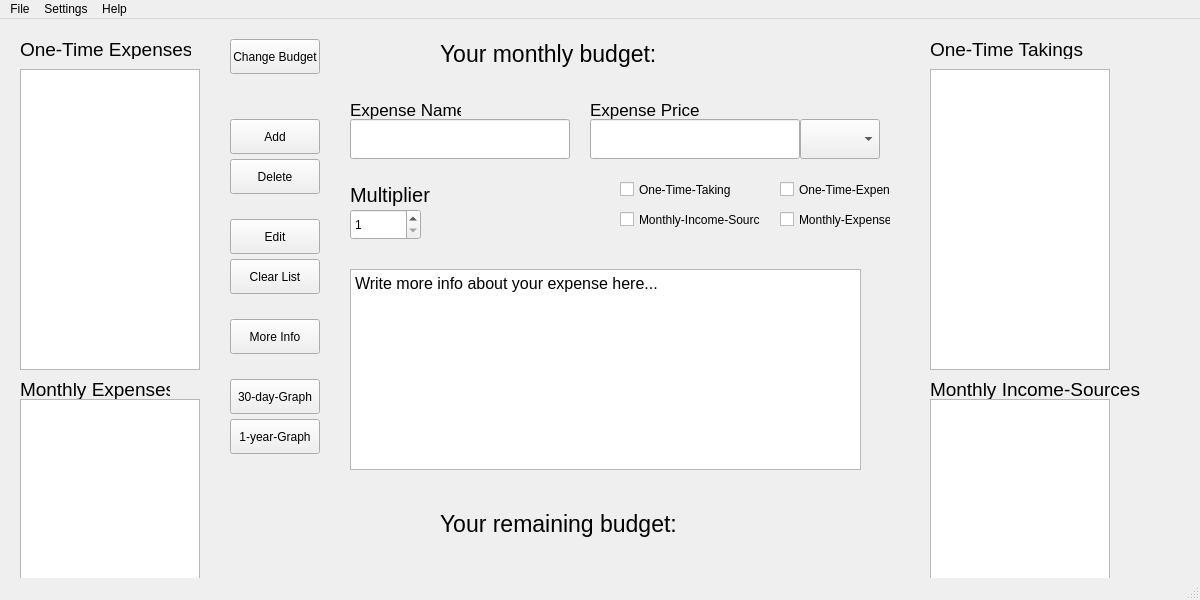
<?xml version="1.0" encoding="UTF-8"?>
<ui version="4.0">
 <class>mainWin</class>
 <widget class="QMainWindow" name="mainWin">
  <property name="enabled">
   <bool>true</bool>
  </property>
  <property name="geometry">
   <rect>
    <x>0</x>
    <y>0</y>
    <width>1200</width>
    <height>600</height>
   </rect>
  </property>
  <property name="sizePolicy">
   <sizepolicy hsizetype="Fixed" vsizetype="Fixed">
    <horstretch>0</horstretch>
    <verstretch>0</verstretch>
   </sizepolicy>
  </property>
  <property name="minimumSize">
   <size>
    <width>1200</width>
    <height>600</height>
   </size>
  </property>
  <property name="maximumSize">
   <size>
    <width>1200</width>
    <height>600</height>
   </size>
  </property>
  <property name="windowTitle">
   <string>ExpenseTracker</string>
  </property>
  <widget class="QWidget" name="centralwidget">
   <widget class="QListView" name="lstbox">
    <property name="geometry">
     <rect>
      <x>20</x>
      <y>50</y>
      <width>180</width>
      <height>301</height>
     </rect>
    </property>
    <property name="frameShadow">
     <enum>QFrame::Sunken</enum>
    </property>
    <property name="viewMode">
     <enum>QListView::IconMode</enum>
    </property>
   </widget>
   <widget class="QCheckBox" name="chbOnce">
    <property name="geometry">
     <rect>
      <x>780</x>
      <y>160</y>
      <width>111</width>
      <height>21</height>
     </rect>
    </property>
    <property name="text">
     <string>One-Time-Expense</string>
    </property>
   </widget>
   <widget class="QCheckBox" name="chbMonth">
    <property name="geometry">
     <rect>
      <x>780</x>
      <y>190</y>
      <width>111</width>
      <height>21</height>
     </rect>
    </property>
    <property name="text">
     <string>Monthly-Expense</string>
    </property>
   </widget>
   <widget class="QComboBox" name="CurrencyText">
    <property name="geometry">
     <rect>
      <x>800</x>
      <y>100</y>
      <width>80</width>
      <height>40</height>
     </rect>
    </property>
    <property name="font">
     <font>
      <pointsize>12</pointsize>
     </font>
    </property>
    <property name="currentText">
     <string/>
    </property>
    <property name="maxVisibleItems">
     <number>3</number>
    </property>
    <property name="maxCount">
     <number>3</number>
    </property>
   </widget>
   <widget class="QLineEdit" name="expNameTxt">
    <property name="geometry">
     <rect>
      <x>350</x>
      <y>100</y>
      <width>220</width>
      <height>40</height>
     </rect>
    </property>
    <property name="font">
     <font>
      <pointsize>15</pointsize>
     </font>
    </property>
   </widget>
   <widget class="QLineEdit" name="expPriceText">
    <property name="geometry">
     <rect>
      <x>590</x>
      <y>100</y>
      <width>210</width>
      <height>40</height>
     </rect>
    </property>
    <property name="font">
     <font>
      <pointsize>15</pointsize>
     </font>
    </property>
   </widget>
   <widget class="QSpinBox" name="expMultiplierTxt">
    <property name="geometry">
     <rect>
      <x>350</x>
      <y>190</y>
      <width>71</width>
      <height>31</height>
     </rect>
    </property>
    <property name="minimum">
     <number>1</number>
    </property>
    <property name="value">
     <number>1</number>
    </property>
   </widget>
   <widget class="QLabel" name="label">
    <property name="geometry">
     <rect>
      <x>20</x>
      <y>20</y>
      <width>171</width>
      <height>20</height>
     </rect>
    </property>
    <property name="font">
     <font>
      <pointsize>14</pointsize>
     </font>
    </property>
    <property name="text">
     <string>One-Time Expenses</string>
    </property>
   </widget>
   <widget class="QLabel" name="lblInfoMonth">
    <property name="geometry">
     <rect>
      <x>20</x>
      <y>360</y>
      <width>150</width>
      <height>20</height>
     </rect>
    </property>
    <property name="font">
     <font>
      <pointsize>14</pointsize>
     </font>
    </property>
    <property name="text">
     <string>Monthly Expenses</string>
    </property>
   </widget>
   <widget class="QListView" name="lstboxMonth">
    <property name="geometry">
     <rect>
      <x>20</x>
      <y>380</y>
      <width>180</width>
      <height>210</height>
     </rect>
    </property>
   </widget>
   <widget class="QPlainTextEdit" name="ExpInfoText">
    <property name="geometry">
     <rect>
      <x>350</x>
      <y>250</y>
      <width>511</width>
      <height>201</height>
     </rect>
    </property>
    <property name="font">
     <font>
      <pointsize>12</pointsize>
     </font>
    </property>
    <property name="plainText">
     <string>Write more info about your expense here...</string>
    </property>
   </widget>
   <widget class="QLabel" name="label_2">
    <property name="geometry">
     <rect>
      <x>440</x>
      <y>10</y>
      <width>300</width>
      <height>50</height>
     </rect>
    </property>
    <property name="font">
     <font>
      <pointsize>17</pointsize>
     </font>
    </property>
    <property name="text">
     <string>Your monthly budget: </string>
    </property>
   </widget>
   <widget class="QLabel" name="label_3">
    <property name="geometry">
     <rect>
      <x>440</x>
      <y>480</y>
      <width>300</width>
      <height>50</height>
     </rect>
    </property>
    <property name="font">
     <font>
      <pointsize>17</pointsize>
      <weight>50</weight>
      <bold>false</bold>
      <underline>false</underline>
     </font>
    </property>
    <property name="text">
     <string>Your remaining budget: </string>
    </property>
   </widget>
   <widget class="QLabel" name="label_4">
    <property name="geometry">
     <rect>
      <x>350</x>
      <y>160</y>
      <width>101</width>
      <height>31</height>
     </rect>
    </property>
    <property name="font">
     <font>
      <pointsize>15</pointsize>
     </font>
    </property>
    <property name="text">
     <string>Multiplier</string>
    </property>
   </widget>
   <widget class="QPushButton" name="deleteBtn">
    <property name="geometry">
     <rect>
      <x>230</x>
      <y>140</y>
      <width>90</width>
      <height>35</height>
     </rect>
    </property>
    <property name="text">
     <string>Delete</string>
    </property>
   </widget>
   <widget class="QPushButton" name="editBtn">
    <property name="geometry">
     <rect>
      <x>230</x>
      <y>200</y>
      <width>90</width>
      <height>35</height>
     </rect>
    </property>
    <property name="text">
     <string>Edit</string>
    </property>
   </widget>
   <widget class="QPushButton" name="clearBtn">
    <property name="geometry">
     <rect>
      <x>230</x>
      <y>240</y>
      <width>90</width>
      <height>35</height>
     </rect>
    </property>
    <property name="text">
     <string>Clear List</string>
    </property>
   </widget>
   <widget class="QPushButton" name="moreInfoBtn">
    <property name="geometry">
     <rect>
      <x>230</x>
      <y>300</y>
      <width>90</width>
      <height>35</height>
     </rect>
    </property>
    <property name="text">
     <string>More Info</string>
    </property>
   </widget>
   <widget class="QPushButton" name="graph30">
    <property name="geometry">
     <rect>
      <x>230</x>
      <y>360</y>
      <width>90</width>
      <height>35</height>
     </rect>
    </property>
    <property name="text">
     <string>30-day-Graph</string>
    </property>
   </widget>
   <widget class="QPushButton" name="graph1">
    <property name="geometry">
     <rect>
      <x>230</x>
      <y>400</y>
      <width>90</width>
      <height>35</height>
     </rect>
    </property>
    <property name="text">
     <string>1-year-Graph</string>
    </property>
   </widget>
   <widget class="QPushButton" name="addBtn">
    <property name="geometry">
     <rect>
      <x>230</x>
      <y>100</y>
      <width>90</width>
      <height>35</height>
     </rect>
    </property>
    <property name="text">
     <string>Add</string>
    </property>
   </widget>
   <widget class="QLabel" name="label_5">
    <property name="geometry">
     <rect>
      <x>590</x>
      <y>80</y>
      <width>111</width>
      <height>21</height>
     </rect>
    </property>
    <property name="font">
     <font>
      <pointsize>13</pointsize>
     </font>
    </property>
    <property name="text">
     <string>Expense Price</string>
    </property>
   </widget>
   <widget class="QLabel" name="label_6">
    <property name="geometry">
     <rect>
      <x>350</x>
      <y>80</y>
      <width>111</width>
      <height>21</height>
     </rect>
    </property>
    <property name="font">
     <font>
      <pointsize>13</pointsize>
     </font>
    </property>
    <property name="text">
     <string>Expense Name</string>
    </property>
   </widget>
   <widget class="QPushButton" name="updBrutto">
    <property name="geometry">
     <rect>
      <x>230</x>
      <y>20</y>
      <width>90</width>
      <height>35</height>
     </rect>
    </property>
    <property name="text">
     <string>Change Budget</string>
    </property>
   </widget>
   <widget class="QCheckBox" name="chbOnce_2">
    <property name="geometry">
     <rect>
      <x>620</x>
      <y>160</y>
      <width>111</width>
      <height>21</height>
     </rect>
    </property>
    <property name="text">
     <string>One-Time-Takings</string>
    </property>
   </widget>
   <widget class="QCheckBox" name="chbOnce_3">
    <property name="geometry">
     <rect>
      <x>620</x>
      <y>190</y>
      <width>141</width>
      <height>21</height>
     </rect>
    </property>
    <property name="text">
     <string>Monthly-Income-Sources</string>
    </property>
   </widget>
   <widget class="QListView" name="lstbox_2">
    <property name="geometry">
     <rect>
      <x>930</x>
      <y>50</y>
      <width>180</width>
      <height>301</height>
     </rect>
    </property>
    <property name="frameShadow">
     <enum>QFrame::Sunken</enum>
    </property>
    <property name="viewMode">
     <enum>QListView::IconMode</enum>
    </property>
   </widget>
   <widget class="QListView" name="lstboxMonth_2">
    <property name="geometry">
     <rect>
      <x>930</x>
      <y>380</y>
      <width>180</width>
      <height>210</height>
     </rect>
    </property>
   </widget>
   <widget class="QLabel" name="lblInfoMonth_2">
    <property name="geometry">
     <rect>
      <x>930</x>
      <y>360</y>
      <width>221</width>
      <height>20</height>
     </rect>
    </property>
    <property name="font">
     <font>
      <pointsize>14</pointsize>
     </font>
    </property>
    <property name="text">
     <string>Monthly Income-Sources</string>
    </property>
   </widget>
   <widget class="QLabel" name="label_7">
    <property name="geometry">
     <rect>
      <x>930</x>
      <y>20</y>
      <width>171</width>
      <height>20</height>
     </rect>
    </property>
    <property name="font">
     <font>
      <pointsize>14</pointsize>
     </font>
    </property>
    <property name="text">
     <string>One-Time Takings</string>
    </property>
   </widget>
  </widget>
  <widget class="QMenuBar" name="menubar">
   <property name="geometry">
    <rect>
     <x>0</x>
     <y>0</y>
     <width>1200</width>
     <height>21</height>
    </rect>
   </property>
   <widget class="QMenu" name="menuFile">
    <property name="title">
     <string>File</string>
    </property>
    <addaction name="dropDownChangePath"/>
    <addaction name="dropDownStartNewFile"/>
    <addaction name="dropDownChangeBudget"/>
   </widget>
   <widget class="QMenu" name="menuView">
    <property name="title">
     <string>Settings</string>
    </property>
    <addaction name="dropDownOptions"/>
   </widget>
   <widget class="QMenu" name="menuHelp">
    <property name="title">
     <string>Help</string>
    </property>
    <addaction name="dropDownShowCreator"/>
    <addaction name="dropDownTutorial"/>
   </widget>
   <addaction name="menuFile"/>
   <addaction name="menuView"/>
   <addaction name="menuHelp"/>
  </widget>
  <widget class="QStatusBar" name="statusbar">
   <property name="enabled">
    <bool>false</bool>
   </property>
  </widget>
  <action name="dropDownChangePath">
   <property name="text">
    <string>Change Path</string>
   </property>
  </action>
  <action name="dropDownStartNewFile">
   <property name="text">
    <string>Start New File</string>
   </property>
  </action>
  <action name="dropDownChangeBudget">
   <property name="text">
    <string>Change Budget</string>
   </property>
  </action>
  <action name="dropDownOptions">
   <property name="checkable">
    <bool>false</bool>
   </property>
   <property name="text">
    <string>Options</string>
   </property>
  </action>
  <action name="dropDownShowCreator">
   <property name="text">
    <string>Show Creator</string>
   </property>
  </action>
  <action name="dropDownTutorial">
   <property name="text">
    <string>Tutorial</string>
   </property>
  </action>
 </widget>
 <resources/>
 <connections/>
</ui>
